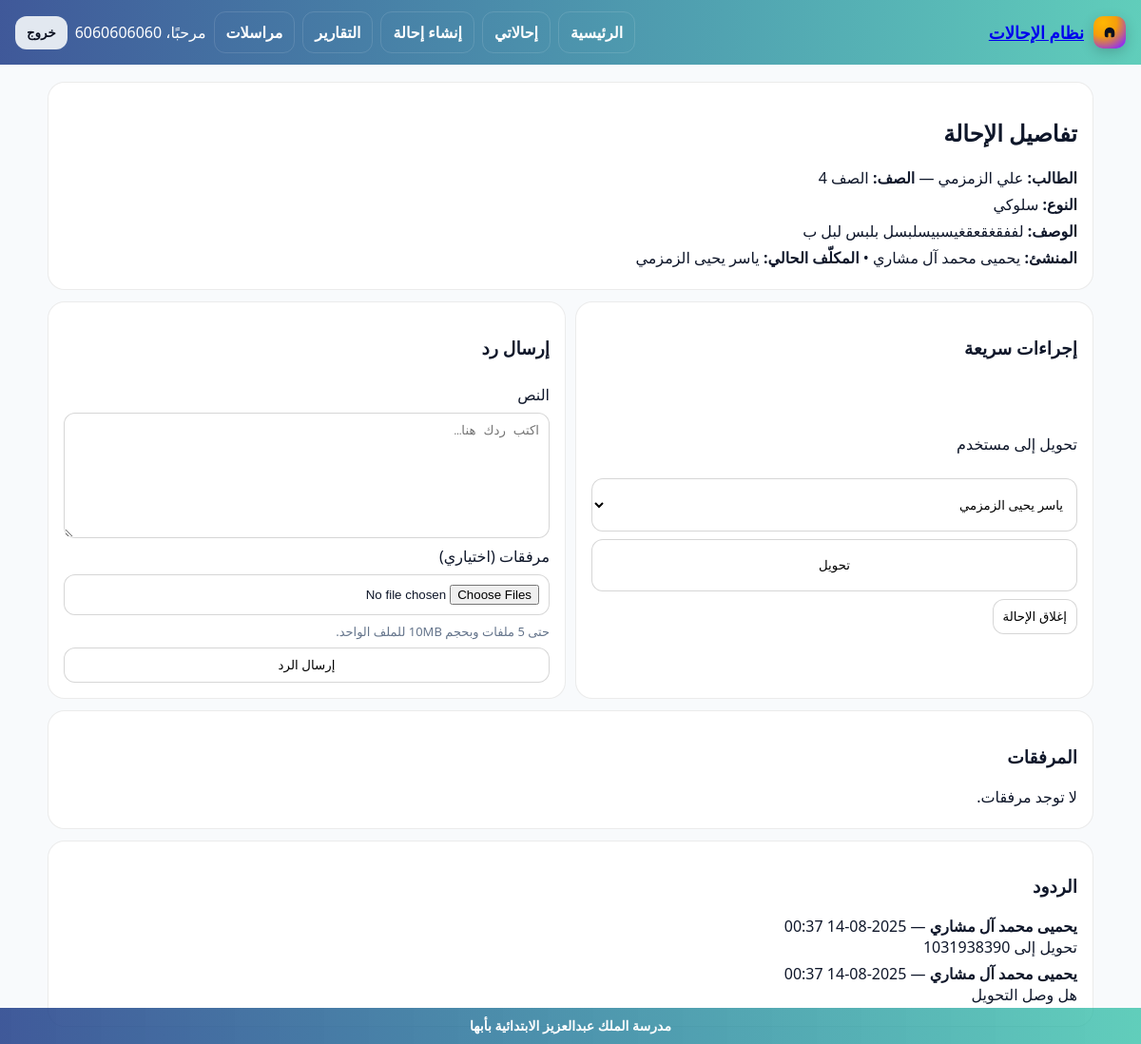
Screenshot of /referrals/13/ (signed in) with the database file from the repository.
### referrals/models.py (models this page shows, shortened)
class Referral(models.Model):
    STATUS_CHOICES = [
        ("NEW", _("جديدة")),
        ("UNDER_REVIEW", _("قيد المراجعة")),
        ("SENT_TO_DEPUTY", _("محالة لوكيل")),
        ("CLOSED", _("مغلقة")),
    ]
    TYPE_CHOICES = [
        ("behavior", _("سلوكي")),
        ("academic", _("تحصيلي")),
        ("health", _("صحي")),
        ("other", _("أخرى")),
    ]
    GRADE_CHOICES = [(str(i), _("الصف ") + str(i)) for i in range(1, 13)]
    reference = models.CharField(_("المرجع"), max_length=20, default=generate_reference, unique=True, editable=False)
    student_name = models.CharField(_("اسم الطالب"), max_length=120)
    grade = models.CharField(_("الصف"), max_length=2, choices=GRADE_CHOICES)
    referral_type = models.CharField(_("نوع الإحالة"), max_length=20, choices=TYPE_CHOICES)
    details = models.TextField(_("التفاصيل"))
    status = models.CharField(_("الحالة"), max_length=20, choices=STATUS_CHOICES, default="NEW")
    created_by = models.ForeignKey(
        User, verbose_name=_("أنشأها"), on_delete=models.CASCADE, related_name="created_referrals"
    )
    assignee = models.ForeignKey(
        User, verbose_name=_("المحال إليه"), on_delete=models.SET_NULL, null=True, blank=True, related_name="assigned_referrals"
    )
    created_at = models.DateTimeField(_("تاريخ الإنشاء"), auto_now_add=True)
    updated_at = models.DateTimeField(_("تاريخ التعديل"), auto_now=True)
    class Meta:
        verbose_name = _("إحالة")
        verbose_name_plural = _("الإحالات")
        ordering = ("-created_at",)

class Action(models.Model):
    KIND_CHOICES = [
        ("REPLY", _("رد")),
        ("NOTE", _("ملاحظة")),
        ("DECISION", _("قرار")),
    ]
    referral = models.ForeignKey(Referral, verbose_name=_("الإحالة"), on_delete=models.CASCADE, related_name="actions")
    author = models.ForeignKey(User, verbose_name=_("الكاتب"), on_delete=models.CASCADE)
    kind = models.CharField(_("النوع"), max_length=12, choices=KIND_CHOICES, default="REPLY")
    content = models.TextField(_("النص"), blank=True)  # يسمح برد بدون نص إذا وُجدت ملفات
    created_at = models.DateTimeField(_("تاريخ الإضافة"), auto_now_add=True)
    class Meta:
        verbose_name = _("إجراء")
        verbose_name_plural = _("إجراءات")
        ordering = ("created_at",)

### accounts/models.py (models this page shows, shortened)
class Profile(models.Model):
    user = models.OneToOneField(
        User, on_delete=models.CASCADE, related_name="profile", verbose_name=_("المستخدم")
    )
    full_name = models.CharField(_("الاسم الثلاثي"), max_length=150, blank=True, default="")
    role = models.CharField(_("الدور"), max_length=50, choices=ROLE_CHOICES)
    class Meta:
        verbose_name = _("الملف الشخصي")
        verbose_name_plural = _("الملفات الشخصية")

### referrals/views.py (the view)
# urls.py: path('<int:pk>/', detail_referral, name='detail'),
@login_required
def detail_referral(request, pk: int):
    ref = get_object_or_404(Referral, pk=pk)
    if not _can_view(request.user, ref):
        return HttpResponseForbidden("لا تملك صلاحية عرض هذه الإحالة.")
    assignable = User.objects.filter(is_active=True).exclude(id=request.user.id).order_by("username")
    actions = (
        Action.objects.filter(referral=ref)
        .select_related("author")
        .prefetch_related("files")
        .order_by("created_at")
    )
    return render(request, "referrals/detail.html", {"r": ref, "assignable": assignable, "actions": actions})

### referrals/views.py (called while the page is built)
def _can_view(user, ref: Referral):
    return user.is_staff or user == ref.created_by or (ref.assignee and user == ref.assignee)

### templates/referrals/detail.html (shortened to what this page needs)
{% load static %}
<!doctype html>
<html lang="ar" dir="rtl">
<head>
</head>
<body>
  {% include 'header.html' %}
  <div class="wrap">
    <div class="card">
      <h2>تفاصيل الإحالة</h2>
      <div class="row"><b>الطالب:</b> {{ r.student_name }} — <b>الصف:</b> {{ r.get_grade_display }}</div>
      <div class="row"><b>النوع:</b> {{ r.get_referral_type_display }}</div>
      <div class="row"><b>الوصف:</b> {{ r.details }}</div>
      <div class="row">
        <b>المنشئ:</b>
        {{ r.created_by.profile.full_name|default:r.created_by.username }}
        •
        <b>المكلّف الحالي:</b>
        {% if r.assignee %}
          {{ r.assignee.profile.full_name|default:r.assignee.username }}
        {% else %}
          —
        {% endif %}
      </div>
    </div>
    <div class="grid2" style="margin-top:12px">
      <div class="card stack">
        <h3>إجراءات سريعة</h3>
        <form action="{% url 'referrals:assign' r.pk %}" method="post" class="stack">
          <label for="assignee">تحويل إلى مستخدم</label>
          <select id="assignee" name="assignee" required>
            {% for u in assignable %}
              <option value="{{ u.id }}">{{ u.profile.full_name|default:u.username }}</option>
            {% endfor %}
          </select>
          <button class="btn" type="submit">تحويل</button>
        </form>
        <form action="{% url 'referrals:close' r.pk %}" method="post">
          <button class="btn" type="submit">إغلاق الإحالة</button>
        </form>
      </div>
      <div class="card stack">
        <h3>إرسال رد</h3>
        <form action="{% url 'referrals:reply' r.pk %}" method="post" enctype="multipart/form-data" class="stack">
          <label for="content">النص</label>
          <textarea id="content" name="content" placeholder="اكتب ردك هنا…"></textarea>
          <label for="reply_files">مرفقات (اختياري)</label>
          <input id="reply_files" name="reply_files" type="file" multiple accept=".pdf,.png,.jpg,.jpeg,.doc,.docx">
          <div class="muted">حتى 5 ملفات وبحجم 10MB للملف الواحد.</div>
          <button class="btn" type="submit">إرسال الرد</button>
        </form>
      </div>
    </div>
    <div class="card" style="margin-top:12px">
      <h3>المرفقات</h3>
      {% for f in files %}
        <div class="row"><a href="{{ f.file.url }}" target="_blank">ملف</a> — {{ f.uploaded_at|date:"Y-m-d H:i" }}</div>
      {% empty %}
        <div class="row">لا توجد مرفقات.</div>
      {% endfor %}
    </div>
    <div class="card" style="margin-top:12px">
      <h3>الردود</h3>
      {% for act in actions %}
        <div class="row">
          <b>{{ act.author.profile.full_name|default:act.author.username }}</b> — {{ act.created_at|date:"Y-m-d H:i" }}<br>
          {{ act.content|default:"(بدون نص)" }}
        </div>
      {% empty %}
        <div class="row">لا توجد ردود بعد.</div>
      {% endfor %}
    </div>
  </div>
  {% include 'footer.html' %}
</body>
</html>

### templates/header.html (shortened to what this page needs)
<nav class="hdr-nav" role="navigation" aria-label="الشريط العلوي">
  <div class="hdr-wrap">
    <a class="hdr-brand" href="/" aria-label="الرئيسية">
      <span class="hdr-logo" aria-hidden="true"><svg viewBox="0 0 24 24"><path d="M5 12a7 7 0 1 1 14 0v4a3 3 0 0 1-3 3h-1a1 1 0 0 1-1-1v-5h-4v5a1 1 0 0 1-1 1H8a3 3 0 0 1-3-3v-4z"/></svg></span>
      <span class="hdr-title">نظام الإحالات</span>
    </a>
    <div class="hdr-links">
      <a class="hdr-link" href="/">الرئيسية</a>
      <a class="hdr-link" href="/referrals/">إحالاتي</a>
      <a class="hdr-link" href="/referrals/new/">إنشاء إحالة</a>
      <a class="hdr-link" href="/workflow/reports/">التقارير</a>
      <a class="hdr-link" href="/messages/">مراسلات</a>
      {% if request.user.is_authenticated %}
        <span class="hdr-user">مرحبًا، {{ request.user.username }}</span>
        <form action="{% url 'accounts:logout' %}" method="post" class="hdr-logout-form">
          <button type="submit" class="hdr-link hdr-logout" aria-label="تسجيل الخروج">خروج</button>
        </form>
      {% else %}
        <a class="hdr-link" href="{% url 'accounts:login' %}">تسجيل الدخول</a>
        <a class="hdr-link hdr-cta" href="{% url 'accounts:register' %}">إنشاء حساب</a>
      {% endif %}
    </div>
  </div>
</nav>

### templates/footer.html (shortened to what this page needs)
<footer class="site-footer" role="contentinfo" aria-label="الشريط السفلي">
  <div class="inner">مدرسة الملك عبدالعزيز الابتدائية بأبها</div>
</footer>

### templates/referrals/detail.html (style rules this page uses)
:root { --txt:#0f172a;--bg:#f8fafc }
body { margin:0;background:var(--bg);font-family:system-ui,-apple-system,Segoe UI,Roboto,Tajawal,Arial;color:var(--txt) }
.wrap { max-width:1100px;margin:auto;padding:18px 16px }
.card { background:#fff;border:1px solid rgba(0,0,0,.08);border-radius:18px;padding:16px }
.row { margin:6px 0 }
select,input,textarea,button { padding:10px;border:1px solid rgba(0,0,0,.16);border-radius:12px;background:#fff }
textarea { min-height:110px;resize:vertical }
.btn { cursor:pointer }
.stack { display:grid;gap:8px }
.grid2 { display:grid;gap:10px;grid-template-columns:1fr; }
@media (min-width:900px) { .grid2 { grid-template-columns:1fr 1fr; } }
.muted { color:#64748b;font-size:13px }

### templates/header.html (style rules this page uses)
.hdr-nav { --brand:#1f3c88;--brand-2:#2ebfa5;--accent:#ffb703;--txt:#0b1020;background: linear-gradient(90deg, color-mix(in srgb,var(--brand) 85%,#0000 15%), color-mix(in srgb,var(--brand-2) 75%,#0000 25%));color:#fff;position:sticky;top:0;z-index:50 }
.hdr-wrap { max-width:1200px;margin:auto;display:flex;align-items:center;justify-content:space-between;gap:16px;padding:12px 16px }
.hdr-brand { display:flex;align-items:center;gap:10px;font-weight:800 }
.hdr-logo { width:34px;height:34px;border-radius:10px;display:grid;place-items:center;background:radial-gradient(120% 120% at 30% 20%, var(--accent) 0%, #f59e0b 35%, #9333ea 75%);box-shadow:0 4px 14px rgba(0,0,0,.18) }
.hdr-logo svg { width:18px;height:18px;fill:#0b1020 }
.hdr-title { font-size:18px }
.hdr-links { display:flex;align-items:center;gap:8px }
.hdr-link { padding:10px 12px;border-radius:12px;text-decoration:none;color:#fff;font-weight:600;border:1px solid rgba(255,255,255,.12);background:transparent;cursor:pointer }
.hdr-user { display:flex;align-items:center;gap:8px }
.hdr-logout { background:#e2e8f0;color:#0b1020;border:none }
.hdr-logout-form { display:inline;margin:0 }

### templates/footer.html (style rules this page uses)
.site-footer { --brand:#1f3c88; --brand-2:#2ebfa5; --txt:#0b1020; background: linear-gradient( 90deg, color-mix(in srgb, var(--brand) 85%, transparent 15%), color-mix(in srgb, var(--brand-2) 75%, transparent 25%) ); color:#fff; position:fixed; bottom:0; left:0; right:0; z-index:40; }
.site-footer .inner { max-width:1200px; margin:auto; padding:12px 16px; display:flex; align-items:center; justify-content:center; font-weight:700; font-size:14px; line-height:1; }

### rows the page displays
Referral: student_name "علي الزمزمي", grade "الصف 4", referral_type "سلوكي", details "لففقغقعقغيسبيسلبسل بلبس لبل ب", created_by.profile.full_name "يحميى محمد آل مشاري", assignee.profile.full_name "ياسر يحيى الزمزمي"
Action: author.profile.full_name "يحميى محمد آل مشاري", created_at "2025-08-14 00:37", content "تحويل إلى 1031938390"
Action: author.profile.full_name "يحميى محمد آل مشاري", created_at "2025-08-14 00:37", content "هل وصل التحويل"

### other values shown
{{ request.user.username }} "6060606060"
form field assignee "ياسر يحيى الزمزمي"
